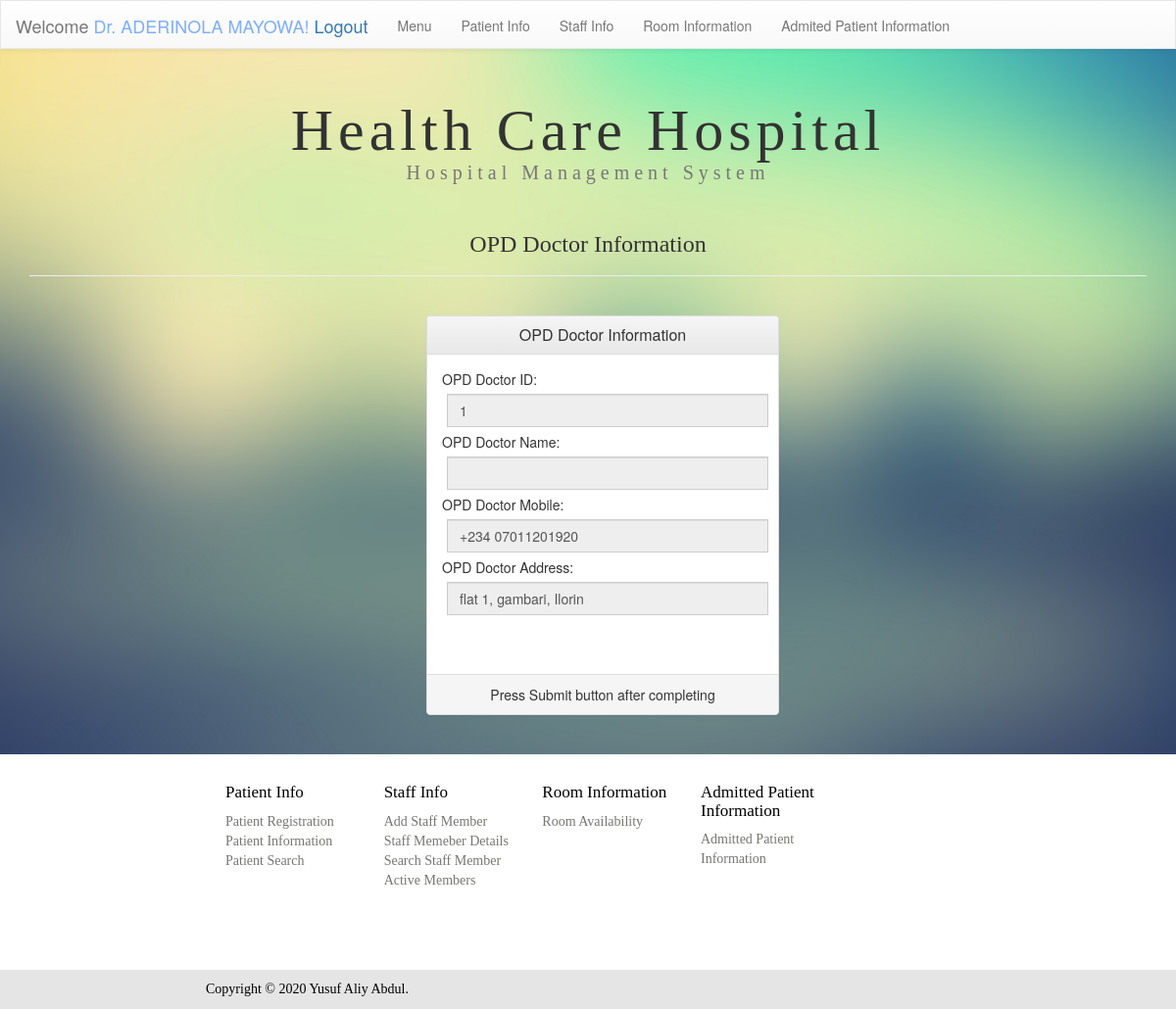
The page /admitdf.php?id=1 (signed in) on the database its author committed.
### tables this page shows
CREATE TABLE `staff` (
  `staffID` int(11) NOT NULL,
  `staff_fname` varchar(250) NOT NULL,
  `staff_lname` varchar(250) NOT NULL,
  `smtype` varchar(250) NOT NULL,
  `smbd` date NOT NULL,
  `telcode` varchar(4) NOT NULL DEFAULT '+234',
  `smtel` varchar(250) NOT NULL,
  `smemail` varchar(250) NOT NULL,
  `smgender` varchar(20) NOT NULL,
  `smwoti` varchar(250) NOT NULL,
  `smaddr` varchar(250) NOT NULL,
  `password` varchar(250) NOT NULL,
  `insert_by` varchar(20) NOT NULL,
  `insert_date` timestamp NOT NULL DEFAULT current_timestamp(),
  `update_by` varchar(20) NOT NULL,
  `update_date` timestamp NOT NULL DEFAULT current_timestamp()
);

### admitdf.php (the view, shortened to what this page needs)
<?php include 'admitdb.php';?>
<!DOCTYPE html PUBLIC "-//W3C//DTD XHTML 1.0 Transitional//EN" "http://www.w3.org/TR/xhtml1/DTD/xhtml1-transitional.dtd">
<html xmlns="http://www.w3.org/1999/xhtml">
<head>
<link rel="stylesheet" href="css/bootstrap.min.css">
<link rel="stylesheet" href="css/bootstrap-theme.min.css">
<link rel="stylesheet" type="text/css" href="css/staff.css"/>
</head>
<body>
<?php include_once('navbar.php');?>
<div class="container">
<div class="row">
<div class="col-md-12 col-xs-12">
<h1 class="text-center ">Health Care Hospital<br /><small style="font-size:20px">Hospital Management System</small></h1></div>
</div>
</div>
<div class="container">
<div class="row">
<div class="col-md-12 col-xs-12">
<div class="page-header">
<h3 style="font-family:calibri;" class="text-center">OPD Doctor Information</h3></div>
<br />
<div class="container">
<div class="row ">
<div class="col-md-4 col-md-offset-4 col-xs-12">
<div class="panel panel-default">
<div class="panel-heading">
<h3 class="panel-title text-center">OPD Doctor Information</h3>
</div>
<center>
<div class="panel-body">
<div>
<?php
$id=$_REQUEST['id'];
$query = "SELECT * FROM `staff` WHERE `staffID`='".$id."'";
$result = mysqli_query($con, $query) or die ( mysqli_error($con));
$row = mysqli_fetch_assoc($result);
?>
  <form method="post" action="">
<div align="left">OPD Doctor ID:</div>
    <input disabled    value="<?php echo $row["staffID"]; ?>" style="margin:5px;  border-radius:0px" type="text" class="form-control" placeholder="Doctor ID" >
<div align="left">OPD Doctor Name:</div>
    <input disabled    value="<?php echo $row["smfname"]; ?> <?php echo $row["smlname"]; ?>" style="margin:5px;  border-radius:0px" type="text" class="form-control" placeholder="Doctor Name">
<div align="left">OPD Doctor Mobile:</div>
    <input disabled    value="<?php echo $row["telcode"]; ?> <?php echo $row["smtel"]; ?>" style="margin:5px;  border-radius:0px" type="text" class="form-control" placeholder="Doctor Contact number">
<div align="left">OPD Doctor Address:</div>
    <input disabled    value="<?php echo $row["smaddr"]; ?>" style="margin:5px;  border-radius:0px" type="text" class="form-control" placeholder="Doctor Address">
  </form>
</center>
<div class="panel-footer text-center">Press Submit button after completing </div>
</div>
</div>
</div>
</div>
</div>
</div>
</div>
</body>
<footer>
	<?php include 'footer.php';?>
</footer>
</html>

### css/staff.css (style rules this page uses)
body { background:url(../images/background.jpg) no-repeat center center fixed ; -webkit-background-size:cover; -moz-background-size:cover; -o-background-size:cover; background-size:cover; }
h1 { text-align:center; font-family:"calibri"; font-size:60px; padding-top:10px; letter-spacing:5px; }

### css/menu.css (style rules this page uses)
body { background:url(../images/background.jpg) no-repeat center center fixed ; -webkit-background-size:cover; -moz-background-size:cover; -o-background-size:cover; background-size:cover; }
h1 { text-align:center; font-family:"calibri"; font-size:60px; padding-top:10px; letter-spacing:5px; }

### rows shown on the page
staff: staffID "1", telcode+smtel "+234 07011201920", smaddr "flat 1, gambari, Ilorin"
